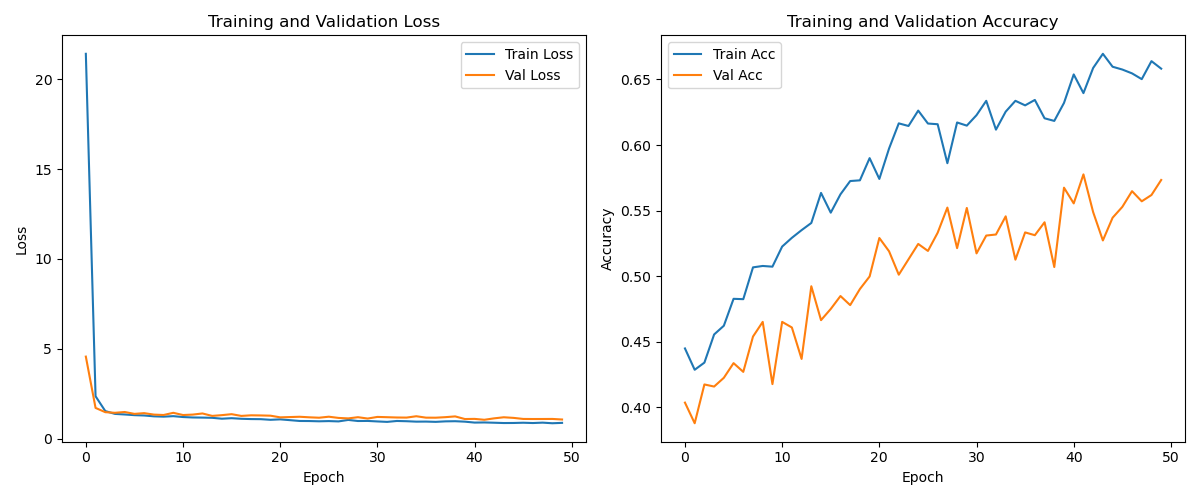
#> input picture models/few_shot_models/prototypical/protonet_training_metrics.png, 1200 x 500 px
$ python data_augmentation.py --image ../models/few_shot_models/prototypical/protonet_training_metrics.png
#> lines starting #> are read from the running program, lines starting #| are printed output that depends on the picture
import cv2
import numpy as np
import random
import logging

# Set up logging
logger = logging.getLogger(__name__)

def augment_image(image, config):
    """
    Apply augmentations to an image.

    Args:
        image: Input image as numpy array
        config: Dictionary with augmentation parameters

    Returns:
        Augmented image
    """
    if image is None or image.size == 0:
        logger.error("Invalid image provided for augmentation")
        raise ValueError("Invalid image provided for augmentation")

    try:
        # Create a copy to avoid modifying the original
        augmented = image.copy()

        # Apply random rotation
        if "rotation_range" in config and config["rotation_range"] > 0:
            angle = random.uniform(-config.get("rotation_range"), config.get("rotation_range"))
            (h, w) = image.shape[:2]
            M = cv2.getRotationMatrix2D((w // 2, h // 2), angle, 1.0)
            augmented = cv2.warpAffine(augmented, M, (w, h), borderMode=cv2.BORDER_REFLECT)
            logger.debug(f"Applied rotation of {angle:.2f} degrees")

        # Apply horizontal flip if enabled
        if config.get("horizontal_flip", False) and random.random() < 0.5:
            augmented = cv2.flip(augmented, 1)
            logger.debug("Applied horizontal flip")

        # Apply brightness adjustment
        if "brightness_limit" in config and config["brightness_limit"] > 0:
            brightness_limit = config.get("brightness_limit")
            factor = 1.0 + random.uniform(-brightness_limit, brightness_limit)
            augmented = cv2.convertScaleAbs(augmented, alpha=factor, beta=0)
            logger.debug(f"Applied brightness adjustment with factor {factor:.2f}")

        return augmented

    except Exception as e:
        logger.error(f"Error during image augmentation: {e}")
        raise

if __name__ == "__main__":
    import argparse
    import os

    # Configure logging
    logging.basicConfig(level=logging.INFO,
                      format='%(asctime)s - %(name)s - %(levelname)s - %(message)s')

    parser = argparse.ArgumentParser(description="Test Image Augmentation")
    parser.add_argument('--image', type=str, required=True, help='Path to input image')
    parser.add_argument('--output', type=str, help='Output directory for augmented images')
    parser.add_argument('--count', type=int, default=5, help='Number of augmented versions to create')
    parser.add_argument('--rotation', type=float, default=15, help='Max rotation in degrees')
    parser.add_argument('--brightness', type=float, default=0.2, help='Brightness adjustment limit')
    parser.add_argument('--no-flip', action='store_true', help='Disable horizontal flipping')
    args = parser.parse_args()

    if not os.path.exists(args.image):
        print(f"Error: Image file not found: {args.image}")
        exit(1)

    # Create output directory if specified
    if args.output:
        os.makedirs(args.output, exist_ok=True)

    # Load input image
    image = cv2.imread(args.image)
#> image is the input picture: shape (500, 1200, 3); mean B, G, R 249.3, 249.7, 250
    if image is None:
        print(f"Error: Could not load image: {args.image}")
        exit(1)

    # Configure augmentation
    config = {
        "rotation_range": args.rotation,
        "horizontal_flip": not args.no_flip,
        "brightness_limit": args.brightness
    }

    print(f"Generating {args.count} augmented versions with:")
    print(f"  - Rotation range: ±{args.rotation} degrees")
    print(f"  - Brightness adjustment: ±{args.brightness * 100}%")
    print(f"  - Horizontal flip: {'disabled' if args.no_flip else 'enabled'}")

    # Generate augmented images
    for i in range(args.count):
        try:
            augmented = augment_image(image, config)

            if args.output:
                output_path = os.path.join(args.output, f"augmented_{i:03d}.jpg")
                cv2.imwrite(output_path, augmented)
                print(f"Saved: {output_path}")
            else:
                # Display if no output directory
                cv2.imshow(f"Augmented {i+1}", augmented)
                print("Press any key to continue...")
                cv2.waitKey(0)
                cv2.destroyAllWindows()

        except Exception as e:
            print(f"Error generating augmentation {i+1}: {e}")
#> this loop made 5 passes
#> pass 1, in augment_image, `augmented = cv2.warpAffine(augmented, M, (w, h), borderMode=cv2.BORDER..`:
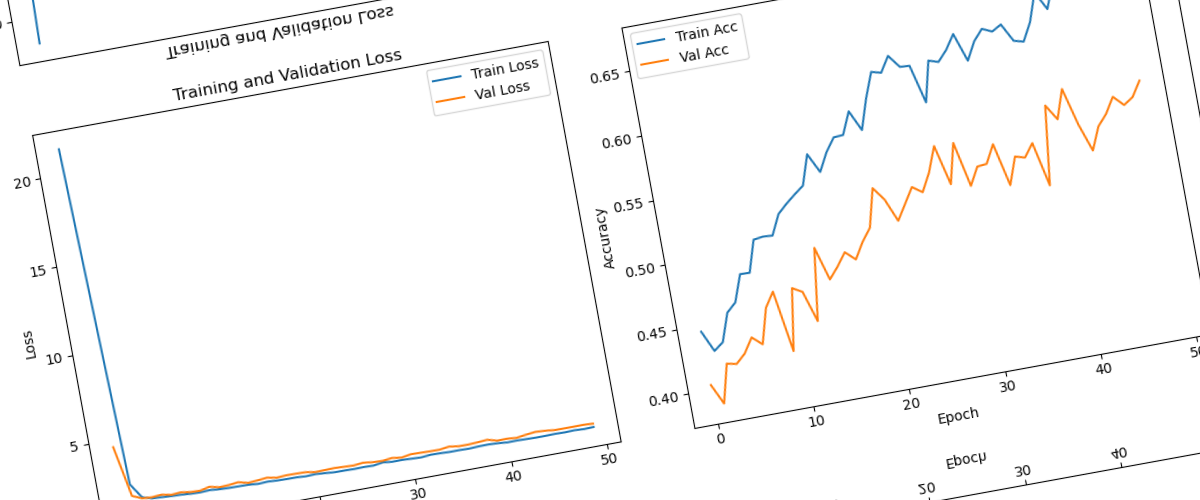
#> augmented: shape (500, 1200, 3); mean B, G, R 249.4, 249.8, 250.1
#> pass 2, in augment_image (call 2), `augmented = cv2.warpAffine(augmented, M, (w, h), borderMode=cv2.BORDER..`:
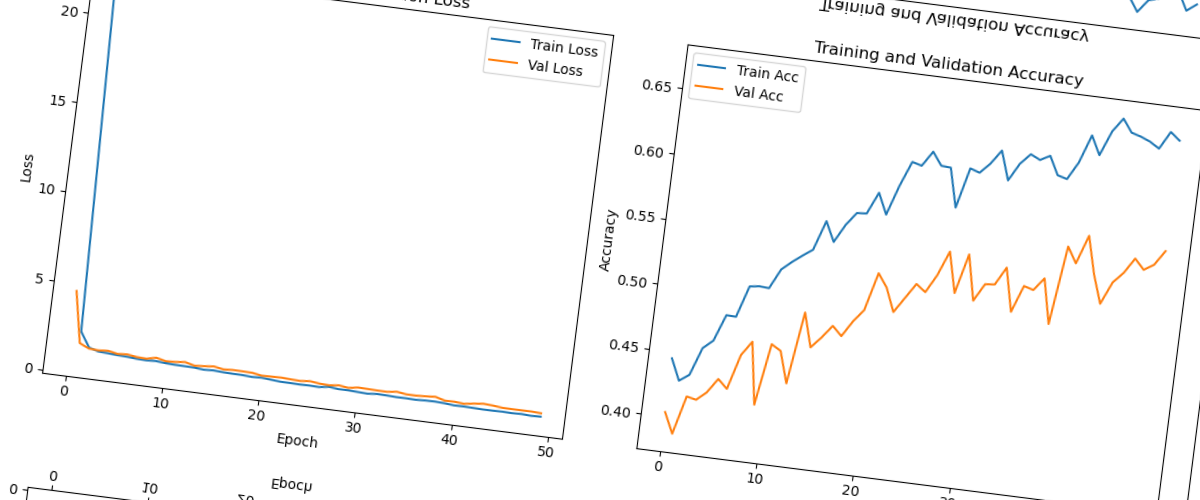
#> augmented: shape (500, 1200, 3); mean B, G, R 249.2, 249.6, 249.8

    print("Augmentation complete.")
